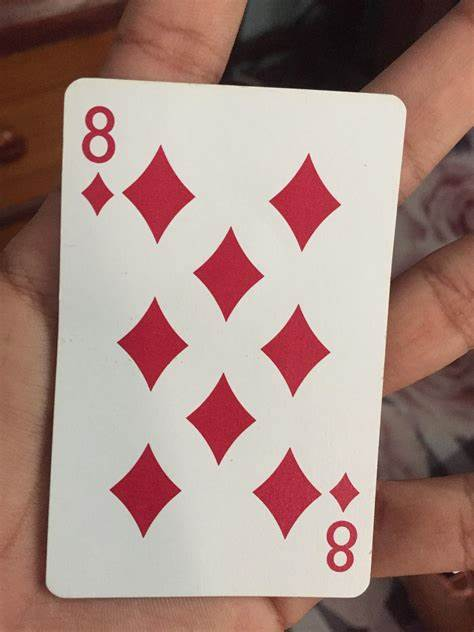
#> input picture images/diamond_card.jpg, 474 x 632 px, found by its file name
$ jupyter execute template_matching.ipynb
#> lines starting #> are read from the running program, lines starting #| are printed output that depends on the picture; after the words box and inside, x2 and y2 are one past the last pixel; in counts of white or black regions, pixels touching at a corner belong together
[cell 1]
import cv2
import matplotlib.pyplot as plt
import numpy as np

[cell 2]
# For single match
def single_match(img, loc, w, h):
    top_left = loc
    bottom_right = (top_left[0] + w, top_left[1] + h)

    matched_img = cv2.rectangle(img, top_left, bottom_right, 0, 2)
    matched_img = cv2.cvtColor(matched_img, cv2.COLOR_BGR2GRAY)

    cv2.imwrite(r"output\single_matched.jpg", matched_img)

    return matched_img

[cell 3]
# For multiple match
def multiple_match(img, result, w, h):
    threshold = 0.8
    loc = np.where( result >= threshold)
    for i in zip(*loc[::-1]):
        matched_img = cv2.rectangle(img, i, (i[0] + w, i[1] + h), 0, 1)
        matched_img = cv2.cvtColor(matched_img, cv2.COLOR_BGR2GRAY)

    cv2.imwrite(r"output\multiple_matched.jpg", matched_img)

    return matched_img

[cell 4]
def plots(result, matched_img):
    plt.subplot(1, 2, 1)
    plt.imshow(result, cmap='gray')
    plt.title('Match Detected')
    plt.xticks([])
    plt.yticks([])

    plt.subplot(1, 2, 2)
    plt.imshow(matched_img, cmap='gray')
    plt.title('Template Matched')
    plt.xticks([])
    plt.yticks([])

[cell 5]
img = cv2.imread("images\diamond_card.jpg")
#> img is the input picture: shape (632, 474, 3); mean B, G, R 130.7, 138, 165.8
gray_img = cv2.cvtColor(img, cv2.COLOR_BGR2GRAY)
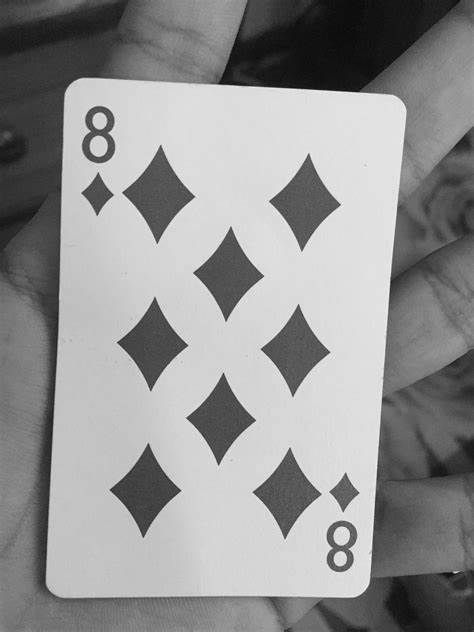
#> gray_img: shape (632, 474); min 4, max 249, mean 145.5
template_img = cv2.imread(r"images\template_card.jpg", 0)
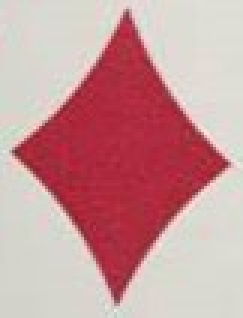
#> input picture images/template_card.jpg, 81 x 106 px, found by its file name (shown 3 times larger)
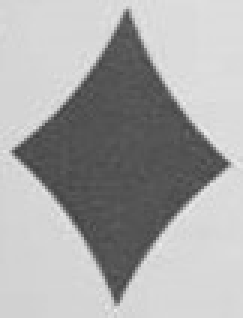
#> template_img: shape (106, 81) (shown 3 times larger); min 61, max 235, mean 168.4

H, W = gray_img.shape[::]
#> H = 632; W = 474
print(f"\nInput Image Width = {W} and Height = {H}")
#| Input Image Width = 474 and Height = 632
h, w = template_img.shape[::]
#> h = 106; w = 81
print(f"\nTemplate Width = {w} and Height = {h}")
#| Template Width = 81 and Height = 106

# You can use methods listed below

# methods = ['cv.TM_CCOEFF', 'cv.TM_CCOEFF_NORMED', 'cv.TM_CCORR',
#            'cv.TM_CCORR_NORMED', 'cv.TM_SQDIFF', 'cv.TM_SQDIFF_NORMED']

result = cv2.matchTemplate(gray_img, template_img, cv2.TM_CCOEFF_NORMED)
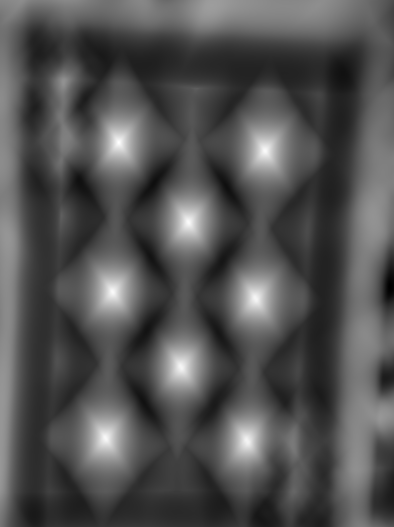
#> result: shape (527, 394) float32; min -0.531, max 0.995, mean -0.0388; drawn with min black and max white

min_val, max_val, min_loc, max_loc = cv2.minMaxLoc(result)
#> min_val = -0.531; max_val = 0.995; min_loc = (389, 286); max_loc = (118, 142)
print(f"\nMax_Loc={max_loc}\nMin_Loc={min_loc}")
#| Max_Loc=(118, 142)
#| Min_Loc=(389, 286)

[cell 6]
# match = single_match(img, max_loc, w, h)
match = multiple_match(img, result, w, h)
#> in multiple_match, `loc = np.where( result >= threshold)`: loc = 788 positions, rows 136 to 446, columns 101 to 269
#> the loop in multiple_match, `for i in zip(*loc[::-1]):` made 788 passes
#> i on passes 1 to 3: (116, 136), (117, 136), (118, 136)
#> after the loop in multiple_match, `for i in zip(*loc[::-1]):`:
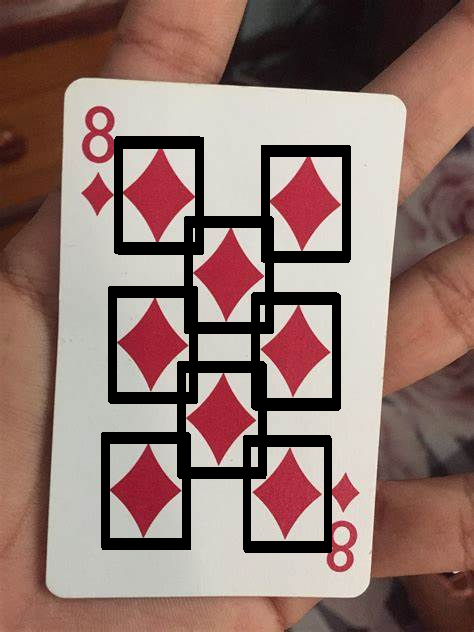
#> img: shape (632, 474, 3); 9.6% of pixels changed, all inside (x1, y1, x2, y2) = (101, 136, 351, 553)
#> in multiple_match, `cv2.imwrite(r"output\multiple_matched.jpg", matched_img)`:
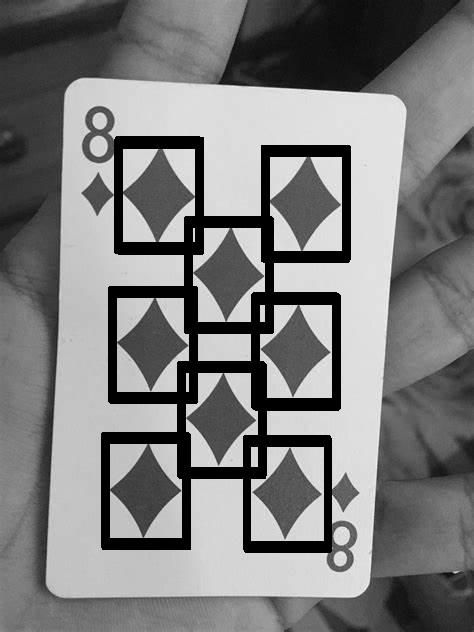
#> saved as multiple_matched.jpg: shape (632, 474); min 0, max 249, mean 125.2

plots(result, match)

plt.show()
cv2.destroyAllWindows()
